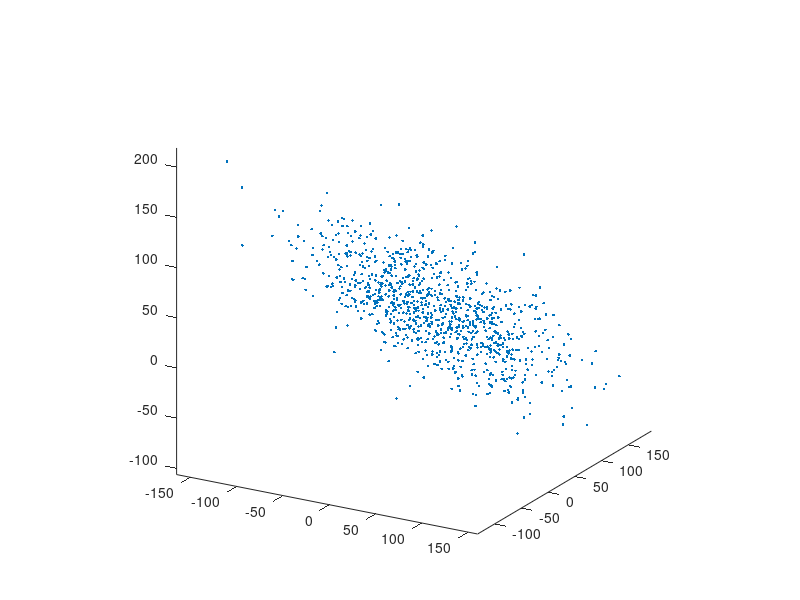

The MATLAB script that drew this image: (Note: this script raises an error after producing the figure.)
function demoInertiaEllipsoid(varargin)
%DEMOINERTIAELLIPSOID Demo program for the use of ellipsoids
%
%   Usage:
%   demoInertiaEllipsoid;
%
%   Example
%   demoInertiaEllipsoid
%
%   See also
%
%
% ------
% Author: David Legland
% e-mail: david.legland@grignon.inra.fr
% Created: 2011-06-21,    using Matlab 7.9.0.529 (R2009b)
% Copyright 2011 INRA - Cepia Software Platform.


%% Data generation

% Generate gaussian 3D data
nPoints = 1000;
points = randn(nPoints, 3);

% point clouds parameters
center = [20 30 40];
sizes  = [70 40 10];
orient = [50 30 30];

% transform points to make a gaussian cloud
transfo = composeTransforms3d(...
    createScaling3d(sizes), ...
    eulerAnglesToRotation3d(orient), ...
    createTranslation3d(center));
points = transformPoint3d(points, transfo);

% display data
figure;
drawPoint3d(points, '.');
hold on;
axis equal;
view([30 20]);


%% Inertia ellipsoid computation and display

% Fit a 3D inertia ellipsoid to data
elli = inertiaEllipsoid(points);

% draw the ellipsoid with transparency
drawEllipsoid(elli, 'FaceColor', 'g', 'FaceAlpha', .3);

